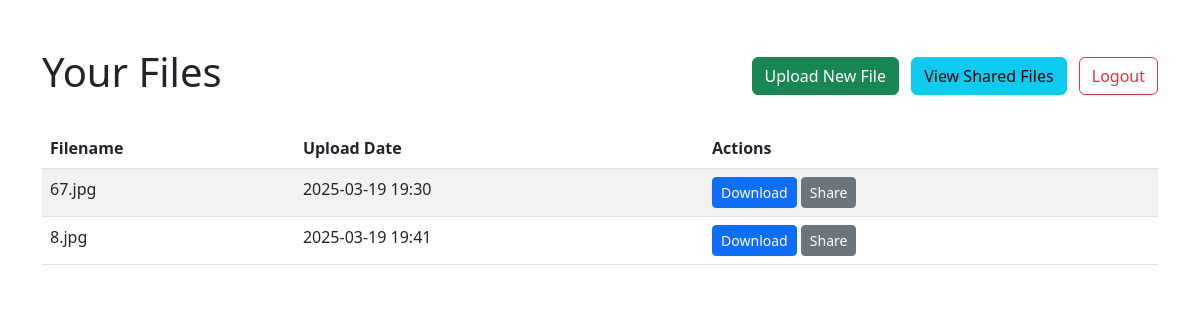
The page /dashboard (signed in) on the database its author committed.
### Flask_Dscs/models.py (models this page shows, shortened)
class File(db.Model):
    id = db.Column(db.Integer, primary_key=True)
    filename = db.Column(db.String(255), nullable=False)
    file_path = db.Column(db.String(512), nullable=False)
    upload_date = db.Column(db.DateTime, default=datetime.datetime.utcnow)
    user_id = db.Column(db.Integer, db.ForeignKey('user.id'), nullable=False)
    user = db.relationship('User', backref=db.backref('files', lazy=True))

### Flask_Dscs/app.py (the view)
@app.route('/dashboard')
@login_required
def dashboard():
    files = File.query.filter_by(user_id=current_user.id).all()
    return render_template('dashboard.html', files=files)

### Flask_Dscs/app.py (called while the page is built)
@login_manager.user_loader
def load_user(user_id):
    return User.query.get(int(user_id))

### Flask_Dscs/templates/dashboard.html (shortened to what this page needs)
<!DOCTYPE html>
<html>
<head>
    <link rel="stylesheet" href="https://cdn.jsdelivr.net/npm/bootstrap@5.2.3/dist/css/bootstrap.min.css">
</head>
<body>
    <div class="container mt-5">
        <div class="d-flex justify-content-between align-items-center mb-4">
            <h1>Your Files</h1>
            <div>
                <div>
                    <a href="{{ url_for('upload_file') }}" class="btn btn-success">Upload New File</a>
                    <a href="{{ url_for('view_shared_files') }}" class="btn btn-info ms-2">View Shared Files</a>
                    <a href="{{ url_for('logout') }}" class="btn btn-outline-danger ms-2">Logout</a>
                </div>
            </div>
        </div>
        {% if files %}
            <table class="table table-striped">
                <thead>
                    <tr>
                        <th>Filename</th>
                        <th>Upload Date</th>
                        <th>Actions</th>
                    </tr>
                </thead>
                <tbody>
                    {% for file in files %}
                    <tr>
                        <td>{{ file.filename }}</td>
                        <td>{{ file.upload_date.strftime('%Y-%m-%d %H:%M') }}</td>
                        <td>
                            <a href="{{ url_for('download_file', file_id=file.id) }}" class="btn btn-sm btn-primary">Download</a>
                            <a href="{{ url_for('share_file', file_id=file.id) }}" class="btn btn-sm btn-secondary">Share</a>
                        </td>
                    </tr>
                    {% endfor %}
                </tbody>
            </table>
        {% else %}
            <div class="alert alert-info">
                You haven't uploaded any files yet. <a href="{{ url_for('upload_file') }}">Upload your first file</a>.
            </div>
        {% endif %}
    </div>
</body>
</html>

### rows shown on the page
File: filename "67.jpg", upload_date "2025-03-19 19:30"
File: filename "8.jpg", upload_date "2025-03-19 19:41"
